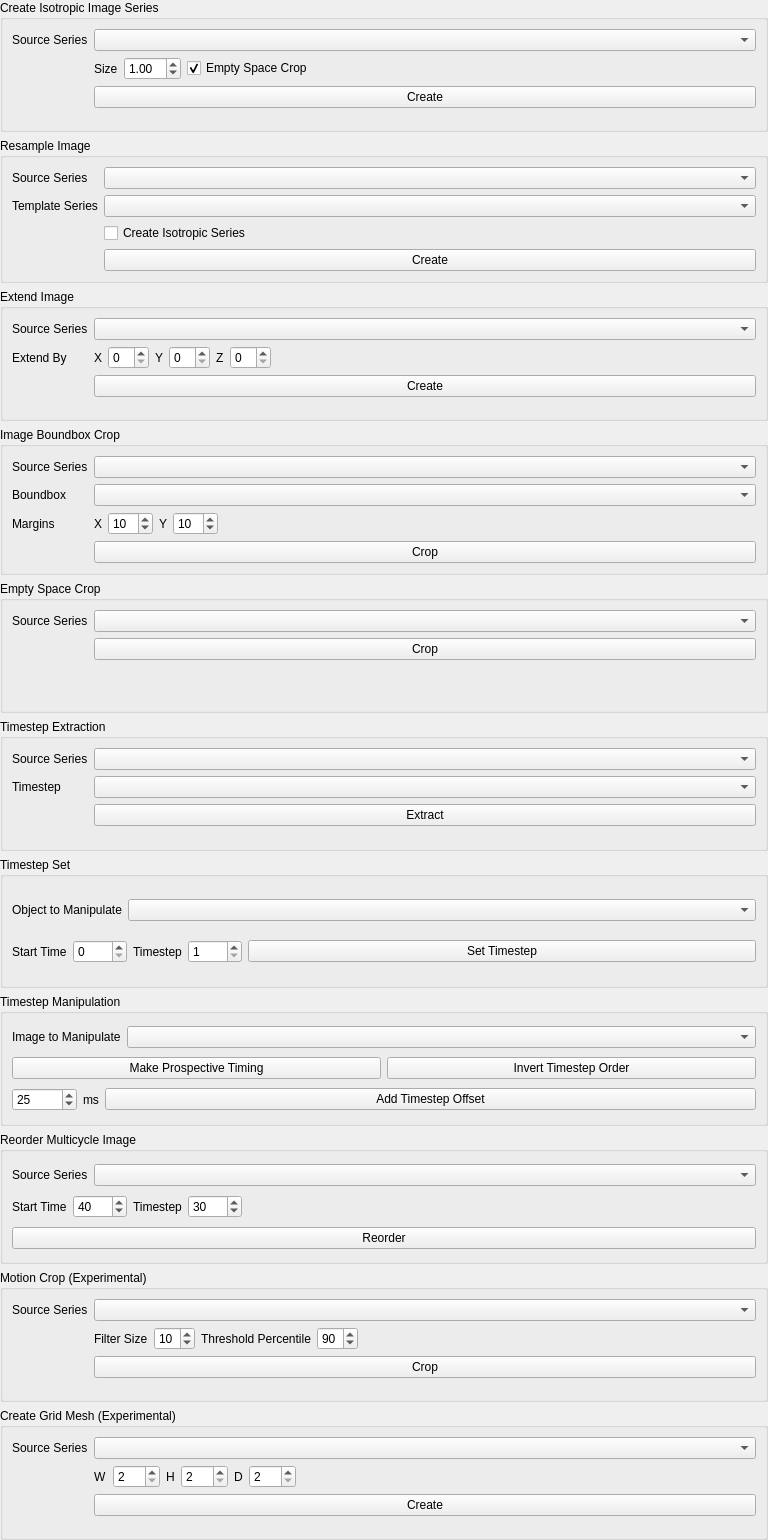
     <widget class="QWidget" name="page_4">
      <property name="geometry">
       <rect>
        <x>0</x>
        <y>0</y>
        <width>768</width>
        <height>1540</height>
       </rect>
      </property>
      <property name="sizePolicy">
       <sizepolicy hsizetype="Preferred" vsizetype="Fixed">
        <horstretch>0</horstretch>
        <verstretch>0</verstretch>
       </sizepolicy>
      </property>
      <attribute name="label">
       <string>5. Utilities</string>
      </attribute>
      <layout class="QVBoxLayout" name="verticalLayout_11">
       <property name="leftMargin">
        <number>0</number>
       </property>
       <property name="topMargin">
        <number>0</number>
       </property>
       <property name="rightMargin">
        <number>0</number>
       </property>
       <property name="bottomMargin">
        <number>0</number>
       </property>
       <item>
        <widget class="QGroupBox" name="isoCreateGroup">
         <property name="title">
          <string>Create Isotropic Image Series</string>
         </property>
         <layout class="QFormLayout" name="formLayout_7">
          <property name="fieldGrowthPolicy">
           <enum>QFormLayout::AllNonFixedFieldsGrow</enum>
          </property>
          <item row="2" column="0">
           <widget class="QLabel" name="label_27">
            <property name="text">
             <string>Source Series</string>
            </property>
           </widget>
          </item>
          <item row="2" column="1">
           <widget class="QComboBox" name="isoCreateBox">
            <property name="sizePolicy">
             <sizepolicy hsizetype="Expanding" vsizetype="Fixed">
              <horstretch>0</horstretch>
              <verstretch>0</verstretch>
             </sizepolicy>
            </property>
           </widget>
          </item>
          <item row="6" column="1">
           <widget class="QPushButton" name="isoCreateButton">
            <property name="sizePolicy">
             <sizepolicy hsizetype="Expanding" vsizetype="Fixed">
              <horstretch>0</horstretch>
              <verstretch>0</verstretch>
             </sizepolicy>
            </property>
            <property name="text">
             <string>Create</string>
            </property>
           </widget>
          </item>
          <item row="4" column="1">
           <layout class="QHBoxLayout" name="horizontalLayout_20">
            <property name="topMargin">
             <number>0</number>
            </property>
            <item>
             <widget class="QLabel" name="label_52">
              <property name="text">
               <string>Size</string>
              </property>
             </widget>
            </item>
            <item>
             <widget class="QDoubleSpinBox" name="isoSizeBox">
              <property name="minimum">
               <double>0.010000000000000</double>
              </property>
              <property name="singleStep">
               <double>0.100000000000000</double>
              </property>
              <property name="value">
               <double>1.000000000000000</double>
              </property>
             </widget>
            </item>
            <item>
             <widget class="QCheckBox" name="emptyCropBox">
              <property name="enabled">
               <bool>true</bool>
              </property>
              <property name="text">
               <string>Empty Space Crop</string>
              </property>
              <property name="checked">
               <bool>true</bool>
              </property>
             </widget>
            </item>
            <item>
             <spacer name="horizontalSpacer_8">
              <property name="orientation">
               <enum>Qt::Horizontal</enum>
              </property>
              <property name="sizeHint" stdset="0">
               <size>
                <width>40</width>
                <height>20</height>
               </size>
              </property>
             </spacer>
            </item>
           </layout>
          </item>
         </layout>
        </widget>
       </item>
       <item>
        <widget class="QGroupBox" name="groupBox_17">
         <property name="title">
          <string>Resample Image</string>
         </property>
         <layout class="QFormLayout" name="formLayout_17">
          <property name="fieldGrowthPolicy">
           <enum>QFormLayout::AllNonFixedFieldsGrow</enum>
          </property>
          <item row="0" column="0">
           <widget class="QLabel" name="label_63">
            <property name="text">
             <string>Source Series</string>
            </property>
           </widget>
          </item>
          <item row="0" column="1">
           <widget class="QComboBox" name="resampleSrcBox">
            <property name="sizePolicy">
             <sizepolicy hsizetype="Expanding" vsizetype="Fixed">
              <horstretch>0</horstretch>
              <verstretch>0</verstretch>
             </sizepolicy>
            </property>
           </widget>
          </item>
          <item row="1" column="0">
           <widget class="QLabel" name="label_64">
            <property name="text">
             <string>Template Series</string>
            </property>
           </widget>
          </item>
          <item row="1" column="1">
           <widget class="QComboBox" name="resampleTmpltBox">
            <property name="sizePolicy">
             <sizepolicy hsizetype="Expanding" vsizetype="Fixed">
              <horstretch>0</horstretch>
              <verstretch>0</verstretch>
             </sizepolicy>
            </property>
           </widget>
          </item>
          <item row="2" column="1">
           <widget class="QCheckBox" name="resampleIsoCheck">
            <property name="text">
             <string>Create Isotropic Series</string>
            </property>
           </widget>
          </item>
          <item row="3" column="1">
           <widget class="QPushButton" name="resampleButton">
            <property name="sizePolicy">
             <sizepolicy hsizetype="Expanding" vsizetype="Fixed">
              <horstretch>0</horstretch>
              <verstretch>0</verstretch>
             </sizepolicy>
            </property>
            <property name="text">
             <string>Create</string>
            </property>
           </widget>
          </item>
         </layout>
        </widget>
       </item>
       <item>
        <widget class="QGroupBox" name="groupBox_23">
         <property name="title">
          <string>Extend Image</string>
         </property>
         <layout class="QFormLayout" name="formLayout_22">
          <item row="0" column="1">
           <widget class="QComboBox" name="extendSrcBox">
            <property name="sizePolicy">
             <sizepolicy hsizetype="Expanding" vsizetype="Fixed">
              <horstretch>0</horstretch>
              <verstretch>0</verstretch>
             </sizepolicy>
            </property>
           </widget>
          </item>
          <item row="0" column="0">
           <widget class="QLabel" name="label_59">
            <property name="text">
             <string>Source Series</string>
            </property>
           </widget>
          </item>
          <item row="1" column="0">
           <widget class="QLabel" name="label_75">
            <property name="text">
             <string>Extend By</string>
            </property>
           </widget>
          </item>
          <item row="1" column="1">
           <layout class="QHBoxLayout" name="horizontalLayout_19">
            <item>
             <widget class="QLabel" name="label_76">
              <property name="text">
               <string>X</string>
              </property>
             </widget>
            </item>
            <item>
             <widget class="QSpinBox" name="extendXBox"/>
            </item>
            <item>
             <widget class="QLabel" name="label_77">
              <property name="text">
               <string>Y</string>
              </property>
             </widget>
            </item>
            <item>
             <widget class="QSpinBox" name="extendYBox"/>
            </item>
            <item>
             <widget class="QLabel" name="label_78">
              <property name="text">
               <string>Z</string>
              </property>
             </widget>
            </item>
            <item>
             <widget class="QSpinBox" name="extendZBox"/>
            </item>
            <item>
             <spacer name="horizontalSpacer_7">
              <property name="orientation">
               <enum>Qt::Horizontal</enum>
              </property>
              <property name="sizeHint" stdset="0">
               <size>
                <width>40</width>
                <height>20</height>
               </size>
              </property>
             </spacer>
            </item>
           </layout>
          </item>
          <item row="2" column="1">
           <widget class="QPushButton" name="extendButton">
            <property name="sizePolicy">
             <sizepolicy hsizetype="Expanding" vsizetype="Fixed">
              <horstretch>0</horstretch>
              <verstretch>0</verstretch>
             </sizepolicy>
            </property>
            <property name="text">
             <string>Create</string>
            </property>
           </widget>
          </item>
         </layout>
        </widget>
       </item>
       <item>
        <widget class="QGroupBox" name="groupBox_9">
         <property name="title">
          <string>Image Boundbox Crop</string>
         </property>
         <layout class="QFormLayout" name="formLayout_9">
          <property name="fieldGrowthPolicy">
           <enum>QFormLayout::AllNonFixedFieldsGrow</enum>
          </property>
          <item row="1" column="0">
           <widget class="QLabel" name="label_29">
            <property name="text">
             <string>Source Series</string>
            </property>
           </widget>
          </item>
          <item row="1" column="1">
           <widget class="QComboBox" name="bbCropSrcBox">
            <property name="sizePolicy">
             <sizepolicy hsizetype="Expanding" vsizetype="Fixed">
              <horstretch>0</horstretch>
              <verstretch>0</verstretch>
             </sizepolicy>
            </property>
           </widget>
          </item>
          <item row="2" column="0">
           <widget class="QLabel" name="label_30">
            <property name="text">
             <string>Boundbox</string>
            </property>
           </widget>
          </item>
          <item row="2" column="1">
           <widget class="QComboBox" name="bbCropRefBox">
            <property name="sizePolicy">
             <sizepolicy hsizetype="Expanding" vsizetype="Fixed">
              <horstretch>0</horstretch>
              <verstretch>0</verstretch>
             </sizepolicy>
            </property>
           </widget>
          </item>
          <item row="3" column="0">
           <widget class="QLabel" name="label_31">
            <property name="text">
             <string>Margins</string>
            </property>
           </widget>
          </item>
          <item row="3" column="1">
           <layout class="QHBoxLayout" name="horizontalLayout_2">
            <item>
             <widget class="QLabel" name="label_32">
              <property name="text">
               <string>X</string>
              </property>
             </widget>
            </item>
            <item>
             <widget class="QSpinBox" name="bbXBox">
              <property name="minimum">
               <number>-99</number>
              </property>
              <property name="value">
               <number>10</number>
              </property>
             </widget>
            </item>
            <item>
             <widget class="QLabel" name="label_33">
              <property name="text">
               <string>Y</string>
              </property>
             </widget>
            </item>
            <item>
             <widget class="QSpinBox" name="bbYBox">
              <property name="minimum">
               <number>-99</number>
              </property>
              <property name="value">
               <number>10</number>
              </property>
             </widget>
            </item>
            <item>
             <spacer name="horizontalSpacer_2">
              <property name="orientation">
               <enum>Qt::Horizontal</enum>
              </property>
              <property name="sizeHint" stdset="0">
               <size>
                <width>40</width>
                <height>20</height>
               </size>
              </property>
             </spacer>
            </item>
           </layout>
          </item>
          <item row="4" column="1">
           <widget class="QPushButton" name="bbCropButton">
            <property name="text">
             <string>Crop</string>
            </property>
           </widget>
          </item>
         </layout>
        </widget>
       </item>
       <item>
        <widget class="QGroupBox" name="groupBox_11">
         <property name="title">
          <string>Empty Space Crop</string>
         </property>
         <layout class="QFormLayout" name="formLayout_11">
          <property name="fieldGrowthPolicy">
           <enum>QFormLayout::AllNonFixedFieldsGrow</enum>
          </property>
          <item row="0" column="0">
           <widget class="QLabel" name="label_44">
            <property name="text">
             <string>Source Series</string>
            </property>
           </widget>
          </item>
          <item row="0" column="1">
           <widget class="QComboBox" name="emptyCropImgBox">
            <property name="sizePolicy">
             <sizepolicy hsizetype="Expanding" vsizetype="Fixed">
              <horstretch>0</horstretch>
              <verstretch>0</verstretch>
             </sizepolicy>
            </property>
           </widget>
          </item>
          <item row="1" column="1">
           <widget class="QPushButton" name="emptyCropButton">
            <property name="sizePolicy">
             <sizepolicy hsizetype="Expanding" vsizetype="Fixed">
              <horstretch>0</horstretch>
              <verstretch>0</verstretch>
             </sizepolicy>
            </property>
            <property name="text">
             <string>Crop</string>
            </property>
           </widget>
          </item>
         </layout>
        </widget>
       </item>
       <item>
        <widget class="QGroupBox" name="groupBox_4">
         <property name="title">
          <string>Timestep Extraction</string>
         </property>
         <layout class="QFormLayout" name="formLayout_2">
          <item row="0" column="0">
           <widget class="QLabel" name="label_12">
            <property name="text">
             <string>Source Series</string>
            </property>
           </widget>
          </item>
          <item row="0" column="1">
           <widget class="QComboBox" name="tsExtrSrcBox">
            <property name="sizePolicy">
             <sizepolicy hsizetype="Expanding" vsizetype="Fixed">
              <horstretch>0</horstretch>
              <verstretch>0</verstretch>
             </sizepolicy>
            </property>
           </widget>
          </item>
          <item row="1" column="0">
           <widget class="QLabel" name="label_13">
            <property name="text">
             <string>Timestep</string>
            </property>
           </widget>
          </item>
          <item row="1" column="1">
           <widget class="QComboBox" name="tsExtrChooseBox">
            <property name="sizePolicy">
             <sizepolicy hsizetype="Expanding" vsizetype="Fixed">
              <horstretch>0</horstretch>
              <verstretch>0</verstretch>
             </sizepolicy>
            </property>
           </widget>
          </item>
          <item row="2" column="1">
           <widget class="QPushButton" name="tsExtrButton">
            <property name="sizePolicy">
             <sizepolicy hsizetype="Expanding" vsizetype="Fixed">
              <horstretch>0</horstretch>
              <verstretch>0</verstretch>
             </sizepolicy>
            </property>
            <property name="text">
             <string>Extract</string>
            </property>
           </widget>
          </item>
         </layout>
        </widget>
       </item>
       <item>
        <widget class="QGroupBox" name="groupBox_20">
         <property name="title">
          <string>Timestep Set</string>
         </property>
         <layout class="QVBoxLayout" name="verticalLayout_15">
          <item>
           <layout class="QHBoxLayout" name="horizontalLayout_16">
            <item>
             <widget class="QLabel" name="label_71">
              <property name="sizePolicy">
               <sizepolicy hsizetype="Maximum" vsizetype="Preferred">
                <horstretch>0</horstretch>
                <verstretch>0</verstretch>
               </sizepolicy>
              </property>
              <property name="text">
               <string>Object to Manipulate</string>
              </property>
             </widget>
            </item>
            <item>
             <widget class="QComboBox" name="tsSetObjBox"/>
            </item>
           </layout>
          </item>
          <item>
           <layout class="QHBoxLayout" name="horizontalLayout_17">
            <property name="topMargin">
             <number>0</number>
            </property>
            <item>
             <widget class="QLabel" name="label_72">
              <property name="sizePolicy">
               <sizepolicy hsizetype="Maximum" vsizetype="Preferred">
                <horstretch>0</horstretch>
                <verstretch>0</verstretch>
               </sizepolicy>
              </property>
              <property name="text">
               <string>Start Time</string>
              </property>
             </widget>
            </item>
            <item>
             <widget class="QSpinBox" name="tsStartBox">
              <property name="maximum">
               <number>9999</number>
              </property>
             </widget>
            </item>
            <item>
             <widget class="QLabel" name="label_73">
              <property name="sizePolicy">
               <sizepolicy hsizetype="Maximum" vsizetype="Preferred">
                <horstretch>0</horstretch>
                <verstretch>0</verstretch>
               </sizepolicy>
              </property>
              <property name="text">
               <string>Timestep</string>
              </property>
             </widget>
            </item>
            <item>
             <widget class="QSpinBox" name="tsStepBox">
              <property name="minimum">
               <number>1</number>
              </property>
              <property name="maximum">
               <number>9999</number>
              </property>
             </widget>
            </item>
            <item>
             <widget class="QPushButton" name="tsSetButton">
              <property name="sizePolicy">
               <sizepolicy hsizetype="MinimumExpanding" vsizetype="Fixed">
                <horstretch>0</horstretch>
                <verstretch>0</verstretch>
               </sizepolicy>
              </property>
              <property name="text">
               <string>Set Timestep</string>
              </property>
             </widget>
            </item>
           </layout>
          </item>
         </layout>
        </widget>
       </item>
       <item>
        <widget class="QGroupBox" name="tsManipGroup">
         <property name="minimumSize">
          <size>
           <width>0</width>
           <height>0</height>
          </size>
         </property>
         <property name="title">
          <string>Timestep Manipulation</string>
         </property>
         <layout class="QVBoxLayout" name="verticalLayout_3">
          <item>
           <layout class="QHBoxLayout" name="horizontalLayout_3">
            <item>
             <widget class="QLabel" name="label_9">
              <property name="text">
               <string>Image to Manipulate</string>
              </property>
             </widget>
            </item>
            <item>
             <widget class="QComboBox" name="manipImgBox">
              <property name="sizePolicy">
               <sizepolicy hsizetype="MinimumExpanding" vsizetype="Fixed">
                <horstretch>0</horstretch>
                <verstretch>0</verstretch>
               </sizepolicy>
              </property>
             </widget>
            </item>
           </layout>
          </item>
          <item>
           <layout class="QHBoxLayout" name="horizontalLayout_4">
            <item>
             <widget class="QPushButton" name="prospectButton">
              <property name="text">
               <string>Make Prospective Timing</string>
              </property>
             </widget>
            </item>
            <item>
             <widget class="QPushButton" name="tsOrderButton">
              <property name="text">
               <string>Invert Timestep Order</string>
              </property>
             </widget>
            </item>
           </layout>
          </item>
          <item>
           <layout class="QHBoxLayout" name="horizontalLayout_5">
            <item>
             <widget class="QSpinBox" name="offsetBox">
              <property name="minimum">
               <number>-10000</number>
              </property>
              <property name="maximum">
               <number>9999</number>
              </property>
              <property name="value">
               <number>25</number>
              </property>
             </widget>
            </item>
            <item>
             <widget class="QLabel" name="label_10">
              <property name="sizePolicy">
               <sizepolicy hsizetype="Maximum" vsizetype="Preferred">
                <horstretch>0</horstretch>
                <verstretch>0</verstretch>
               </sizepolicy>
              </property>
              <property name="text">
               <string>ms</string>
              </property>
             </widget>
            </item>
            <item>
             <widget class="QPushButton" name="addOffsetButton">
              <property name="sizePolicy">
               <sizepolicy hsizetype="MinimumExpanding" vsizetype="Fixed">
                <horstretch>0</horstretch>
                <verstretch>0</verstretch>
               </sizepolicy>
              </property>
              <property name="text">
               <string>Add Timestep Offset</string>
              </property>
             </widget>
            </item>
           </layout>
          </item>
         </layout>
        </widget>
       </item>
       <item>
        <widget class="QGroupBox" name="groupBox_18">
         <property name="title">
          <string>Reorder Multicycle Image</string>
         </property>
         <layout class="QVBoxLayout" name="verticalLayout_13">
          <item>
           <layout class="QHBoxLayout" name="horizontalLayout_13">
            <item>
             <widget class="QLabel" name="label_15">
              <property name="text">
               <string>Source Series</string>
              </property>
             </widget>
            </item>
            <item>
             <widget class="QComboBox" name="reorderSrcBox">
              <property name="sizePolicy">
               <sizepolicy hsizetype="Expanding" vsizetype="Fixed">
                <horstretch>0</horstretch>
                <verstretch>0</verstretch>
               </sizepolicy>
              </property>
             </widget>
            </item>
           </layout>
          </item>
          <item>
           <layout class="QHBoxLayout" name="horizontalLayout_11">
            <property name="topMargin">
             <number>0</number>
            </property>
            <item>
             <widget class="QLabel" name="label_16">
              <property name="text">
               <string>Start Time</string>
              </property>
             </widget>
            </item>
            <item>
             <widget class="QSpinBox" name="reorderStartBox">
              <property name="toolTip">
               <string>The time in the selected image to use as the new starting time</string>
              </property>
              <property name="minimum">
               <number>0</number>
              </property>
              <property name="maximum">
               <number>9999</number>
              </property>
              <property name="value">
               <number>40</number>
              </property>
             </widget>
            </item>
            <item>
             <widget class="QLabel" name="label_17">
              <property name="text">
               <string>Timestep</string>
              </property>
             </widget>
            </item>
            <item>
             <widget class="QSpinBox" name="reorderStepBox">
              <property name="toolTip">
               <string>The interval between timesteps to assign to the resulting image</string>
              </property>
              <property name="minimum">
               <number>1</number>
              </property>
              <property name="maximum">
               <number>9999</number>
              </property>
              <property name="value">
               <number>30</number>
              </property>
             </widget>
            </item>
            <item>
             <spacer name="horizontalSpacer_5">
              <property name="orientation">
               <enum>Qt::Horizontal</enum>
              </property>
              <property name="sizeHint" stdset="0">
               <size>
                <width>40</width>
                <height>20</height>
               </size>
              </property>
             </spacer>
            </item>
           </layout>
          </item>
          <item>
           <widget class="QPushButton" name="reorderButton">
            <property name="sizePolicy">
             <sizepolicy hsizetype="MinimumExpanding" vsizetype="Fixed">
              <horstretch>0</horstretch>
              <verstretch>0</verstretch>
             </sizepolicy>
            </property>
            <property name="toolTip">
             <string>Reorder the selected image series so that the timestep nearest to the selected start time becomes the first timestep</string>
            </property>
            <property name="text">
             <string>Reorder</string>
            </property>
           </widget>
          </item>
         </layout>
        </widget>
       </item>
       <item>
        <widget class="QGroupBox" name="groupBox_6">
         <property name="minimumSize">
          <size>
           <width>0</width>
           <height>0</height>
          </size>
         </property>
         <property name="title">
          <string>Motion Crop (Experimental)</string>
         </property>
         <layout class="QFormLayout" name="formLayout_4">
          <property name="fieldGrowthPolicy">
           <enum>QFormLayout::AllNonFixedFieldsGrow</enum>
          </property>
          <item row="1" column="0">
           <widget class="QLabel" name="label_18">
            <property name="text">
             <string>Source Series</string>
            </property>
           </widget>
          </item>
          <item row="1" column="1">
           <widget class="QComboBox" name="mCropSeriesBox">
            <property name="sizePolicy">
             <sizepolicy hsizetype="Expanding" vsizetype="Fixed">
              <horstretch>0</horstretch>
              <verstretch>0</verstretch>
             </sizepolicy>
            </property>
           </widget>
          </item>
          <item row="4" column="1">
           <widget class="QPushButton" name="mCropButton">
            <property name="sizePolicy">
             <sizepolicy hsizetype="Expanding" vsizetype="Fixed">
              <horstretch>0</horstretch>
              <verstretch>0</verstretch>
             </sizepolicy>
            </property>
            <property name="toolTip">
             <string>Crop the selected image based on the observed motion over time using the filter size and threshold values to calculate a square bounding area</string>
            </property>
            <property name="text">
             <string>Crop</string>
            </property>
           </widget>
          </item>
          <item row="3" column="1">
           <layout class="QHBoxLayout" name="horizontalLayout_22">
            <property name="topMargin">
             <number>0</number>
            </property>
            <item>
             <widget class="QLabel" name="label_79">
              <property name="text">
               <string>Filter Size</string>
              </property>
             </widget>
            </item>
            <item>
             <widget class="QSpinBox" name="filterSizeBox">
              <property name="toolTip">
               <string>Sets the size of square filters to average motion values over, larger values create a larger &quot;margin&quot; around the motion areas of the image</string>
              </property>
              <property name="minimum">
               <number>1</number>
              </property>
              <property name="value">
               <number>10</number>
              </property>
             </widget>
            </item>
            <item>
             <widget class="QLabel" name="label_19">
              <property name="text">
               <string>Threshold Percentile</string>
              </property>
             </widget>
            </item>
            <item>
             <widget class="QSpinBox" name="cropThresholdBox">
              <property name="toolTip">
               <string>Set the percentile threshold to mask motion data by, larger values will include less motion and create a tighter crop</string>
              </property>
              <property name="minimum">
               <number>10</number>
              </property>
              <property name="singleStep">
               <number>5</number>
              </property>
              <property name="value">
               <number>90</number>
              </property>
             </widget>
            </item>
            <item>
             <spacer name="horizontalSpacer_9">
              <property name="orientation">
               <enum>Qt::Horizontal</enum>
              </property>
              <property name="sizeHint" stdset="0">
               <size>
                <width>40</width>
                <height>20</height>
               </size>
              </property>
             </spacer>
            </item>
           </layout>
          </item>
         </layout>
        </widget>
       </item>
       <item>
        <widget class="QGroupBox" name="groupBox_8">
         <property name="title">
          <string>Create Grid Mesh (Experimental)</string>
         </property>
         <layout class="QFormLayout" name="formLayout_6">
          <property name="fieldGrowthPolicy">
           <enum>QFormLayout::AllNonFixedFieldsGrow</enum>
          </property>
          <item row="0" column="0">
           <widget class="QLabel" name="label_23">
            <property name="text">
             <string>Source Series</string>
            </property>
           </widget>
          </item>
          <item row="0" column="1">
           <widget class="QComboBox" name="gridImgBox"/>
          </item>
          <item row="1" column="1">
           <layout class="QHBoxLayout" name="horizontalLayout_8">
            <property name="bottomMargin">
             <number>0</number>
            </property>
            <item>
             <widget class="QLabel" name="label_24">
              <property name="text">
               <string>W</string>
              </property>
             </widget>
            </item>
            <item>
             <widget class="QSpinBox" name="gridW">
              <property name="minimum">
               <number>2</number>
              </property>
              <property name="maximum">
               <number>999</number>
              </property>
              <property name="value">
               <number>2</number>
              </property>
             </widget>
            </item>
            <item>
             <widget class="QLabel" name="label_25">
              <property name="text">
               <string>H</string>
              </property>
             </widget>
            </item>
            <item>
             <widget class="QSpinBox" name="gridH">
              <property name="minimum">
               <number>2</number>
              </property>
              <property name="maximum">
               <number>999</number>
              </property>
              <property name="value">
               <number>2</number>
              </property>
             </widget>
            </item>
            <item>
             <widget class="QLabel" name="label_26">
              <property name="text">
               <string>D</string>
              </property>
             </widget>
            </item>
            <item>
             <widget class="QSpinBox" name="gridD">
              <property name="minimum">
               <number>2</number>
              </property>
              <property name="maximum">
               <number>999</number>
              </property>
              <property name="value">
               <number>2</number>
              </property>
             </widget>
            </item>
            <item>
             <spacer name="horizontalSpacer">
              <property name="orientation">
               <enum>Qt::Horizontal</enum>
              </property>
              <property name="sizeHint" stdset="0">
               <size>
                <width>40</width>
                <height>20</height>
               </size>
              </property>
             </spacer>
            </item>
           </layout>
          </item>
          <item row="2" column="1">
           <widget class="QPushButton" name="gridButton">
            <property name="text">
             <string>Create</string>
            </property>
           </widget>
          </item>
         </layout>
        </widget>
       </item>
      </layout>
     </widget>
